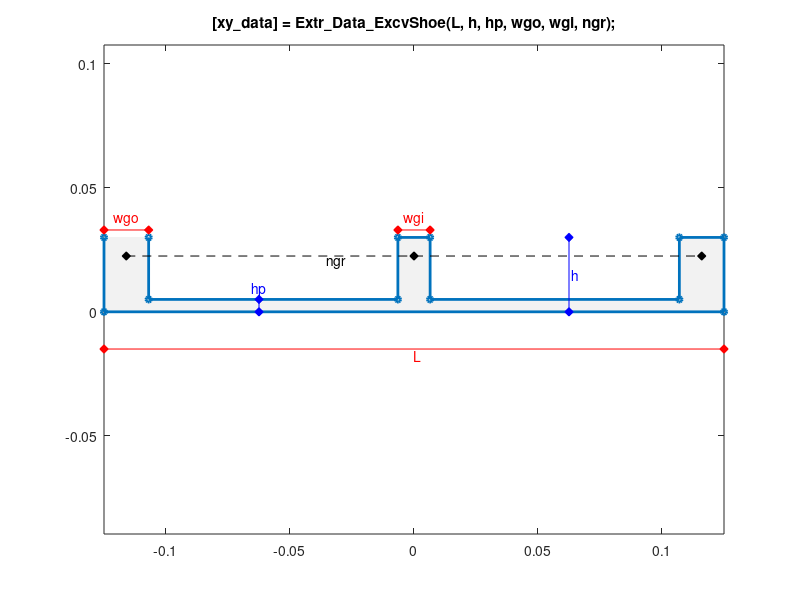

MATLAB code for this plot:
function [xy_data] = Extr_Data_ExcvShoe(L, h, hp, wgo, wgi, ngr, varargin)
%Extr_Data_ExcvShoe Produce extrusion data for a link with an arbitrary
%number of holes and rounded ends.
%   [xy_data] = Extr_Data_ExcvShoe(L, h, hp, wgo, wgi, ngr)
%   This function returns x-y data for a link with half a hole at one end.
%   You can specify:
%       Length                 L
%       Height                 h
%       Width outer grouser    wgo
%       Width inner grouser    wgi
%       Number of grousers     ngr
%
%   To see a plot showing parameter values, enter the name
%   of the function with no arguments
%   >> Extr_Data_ExcvShoe
%
%   To see a plot created with your parameter values,
%   add 'plot' as the final argument
%   >> Extr_Data_ExcvShoe(0.2, 0.03,0.005, 0.019, 0.013, 3,'plot')
%
% Copyright 2014-2025 The MathWorks, Inc.

% Default data to show diagram
if (nargin == 0)
    L  = 0.25;
    h  = 0.03;
    hp = 0.005;
    wgo = 0.018;
    wgi = 0.013;
    ngr = 3;
end

% Check if plot should be produced
if (isempty(varargin))
    showplot = 'n';
else
    showplot = char(varargin);
end

gg = (L-wgo*2-wgi*(ngr-2))/(ngr-1); % Grouser Gaps

x = L;
for i = 1:(ngr-1)
    if((2*i)==2)
        x((2*i)) = x((2*i-1))-wgo;
    else
        x((2*i)) = x((2*i-1))-wgi;
    end
        
    x((2*i)+1) = x((2*i))-gg;
end

x = x(2:end);
xy_data1 = [...
    0 h;
    0 0;
    L 0;
    L h];

for i=1:2:length(x)
    xy_data2(2*i-1,:) = [x(i)   h];
    xy_data2(2*i,:) = [x(i)   hp];
    xy_data2(2*i+1,:) = [x(i+1) hp];
    xy_data2(2*i+2,:)   = [x(i+1)  h];
end

xy_data = [xy_data1;xy_data2];

xy_data = xy_data - [L/2 0];

% Plot diagram to show parameters and extrusion
if (nargin == 0 || strcmpi(showplot,'plot'))
    % Figure name
    figString = ['h1_' mfilename];
    % Only create a figure if no figure exists
    figExist = 0;
    fig_hExist = evalin('base',['exist(''' figString ''')']);
    if (fig_hExist)
        figExist = evalin('base',['ishandle(' figString ') && strcmp(get(' figString ', ''type''), ''figure'')']);
    end
    if ~figExist
        fig_h = figure('Name',figString);
        assignin('base',figString,fig_h);
    else
        fig_h = evalin('base',figString);
    end
    figure(fig_h)
    clf(fig_h)
    
    % Plot extrusion
    patch(xy_data(:,1),xy_data(:,2),[1 1 1]*0.95,'EdgeColor','none');
    hold on
    plot(xy_data(:,1),xy_data(:,2),'-','Marker','o','MarkerSize',4,'LineWidth',2);
    
    axis('equal');
    axis padded;
    
    % Show parameters
    plot([-L/2 L/2],[-1 -1]*h*0.5,'r-d','MarkerFaceColor','r');
    text(0,-h*0.5,'{\color{red}L}','VerticalAlignment','top');
    plot([L/4 L/4],[0 h],'b-d','MarkerFaceColor','b');
    text(L/4,h/2,'{\color{blue} h}','HorizontalAlignment','left');
    plot([-L/4 -L/4],[0 hp],'b-d','MarkerFaceColor','b');
    text(-L/4,hp*1.5,'{\color{blue}hp}','HorizontalAlignment','center',...
        'VerticalAlignment','baseline');
    plot([-L/2 -L/2+wgo],[1 1]*h*1.1,'r-d','MarkerFaceColor','r');
    text(-L/2+wgo/2,h*1.2,'{\color{red}wgo}','HorizontalAlignment','center',...
        'VerticalAlignment','baseline');
    plot([-wgi/2 wgi/2],[1 1]*h*1.1,'r-d','MarkerFaceColor','r');
    text(0,h*1.2,'{\color{red}wgi}','HorizontalAlignment','center',...
        'VerticalAlignment','baseline');
    plot([-L/2+wgo/2 0 +L/2-wgo/2],[1 1 1]*3*h/4,'k--','Marker','d','MarkerFaceColor','k');
    text(-L/8,3*h/4,'{\color{black}ngr}','HorizontalAlignment','center',...
        'VerticalAlignment','top');
    

    %{    
    plot([-L/2 -L/2+r*sin(30*pi/180)],[0 r*cos(30*pi/180)],'k-d','MarkerFaceColor','k');
    text(-L/2+r*sin(30*pi/180)*1.4,1.4*r*cos(30*pi/180),'r');
    %}
    
    title('[xy\_data] = Extr\_Data\_ExcvShoe(L, h, hp, wgo, wgi, ngr);');
    hold off
    box on
    clear xy_data
end


